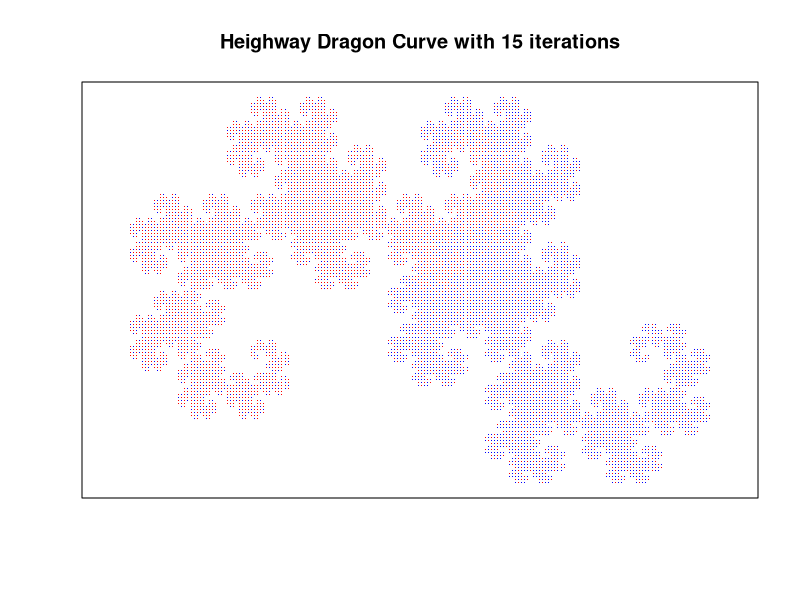

Write the R code that produced this figure.

##########################################
# 
# Twin dragon Fractal
# a.k.a. Heighway Dragon Curve with n iterations
# a.k.a. David Knuth dragon
#
# Series:
# Little Useless-useful R functions #51
# Created: June 29, 2024
# Author: Tomaz Kastrun
# Blog: tomaztsql.wordpress.com
# V.1.0

# Changelog: 
#        - 
###########################################


# Function to generate points using IFS
generate_dragon_curve <- function(iterations) {
  # Initial point
  points <- complex(real = 0, imaginary = 0)
  colors <- c() # Vector to store colors

  # two iterated functions; each for own direction
  f1 <- function(z) {      (1 + 1i) * z / 2 }
  f2 <- function(z) {  1 - (1 - 1i) * z / 2 }
  
    
  # iterate to generate points
  for (i in 1:iterations) {
    new_points <- vector("complex", length = length(points) * 2)
    new_colors <- vector("character", length = length(points) * 2)
    for (j in 1:length(points)) {
      new_points[2 * j - 1] <- f1(points[j])
      new_colors[2 * j - 1] <- ifelse(i %% 2 == 1, "blue", "red") # Alternating colors
      new_points[2 * j] <- f2(points[j])
      new_colors[2 * j] <- ifelse(i %% 2 == 1, "red", "blue") # Alternating colors
    }
    points <- new_points
    colors <- c(colors, new_colors)
  }
  
  return(list(points = points, colors = colors))
}


# Plot the Dragon Curve
plot_dragon_curve <- function(iterations) {
  result <- generate_dragon_curve(iterations)
  points <- result$points
  colors <- result$colors
  plot(Re(points), Im(points), type = "p", pch = ".", col = colors, asp = 1, labels=FALSE, yaxt="n", xaxt="n",
       xlab = "", ylab = "", main = paste("Heighway Dragon Curve with", iterations, "iterations"))
}


plot_dragon_curve(15)
